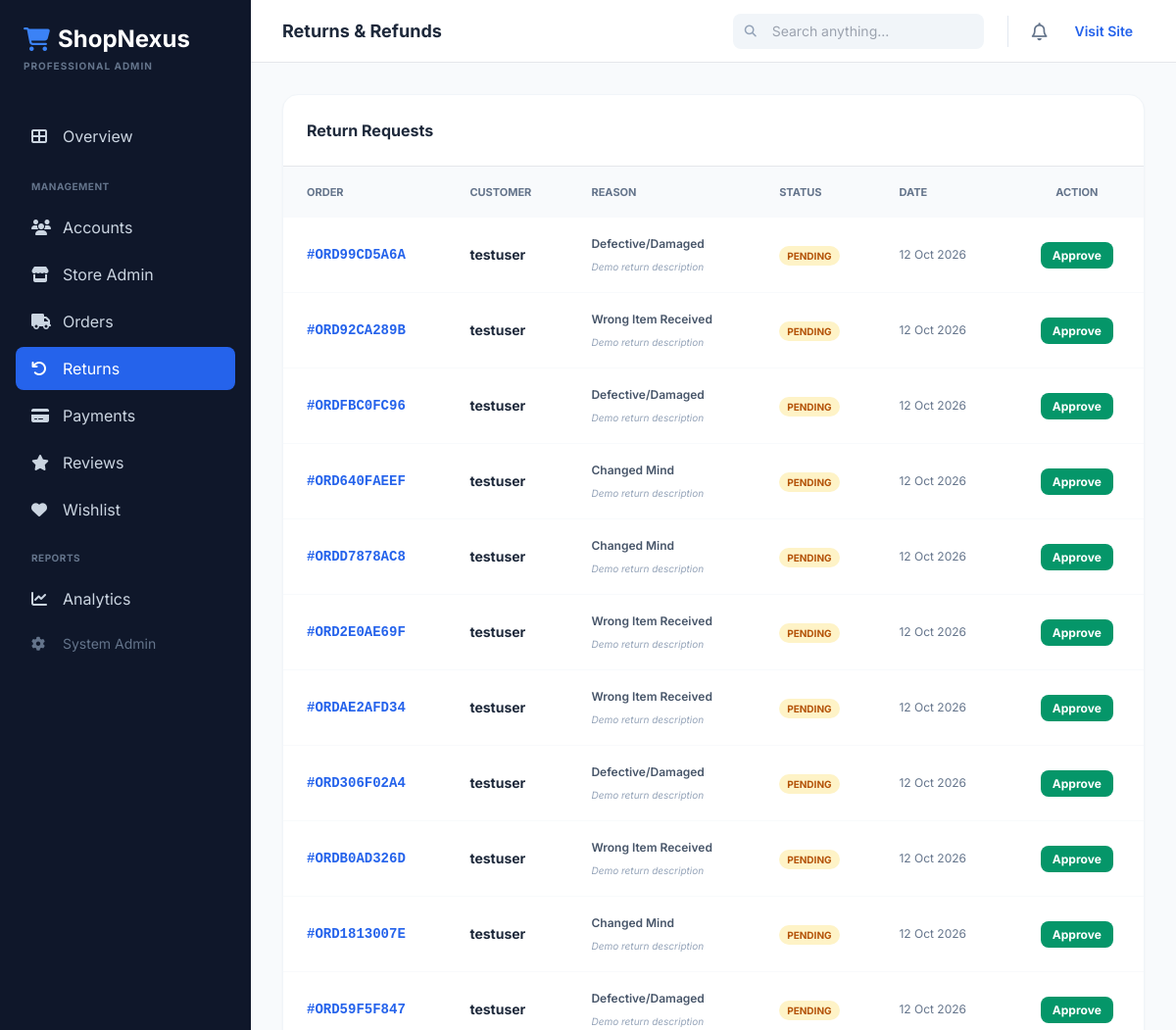
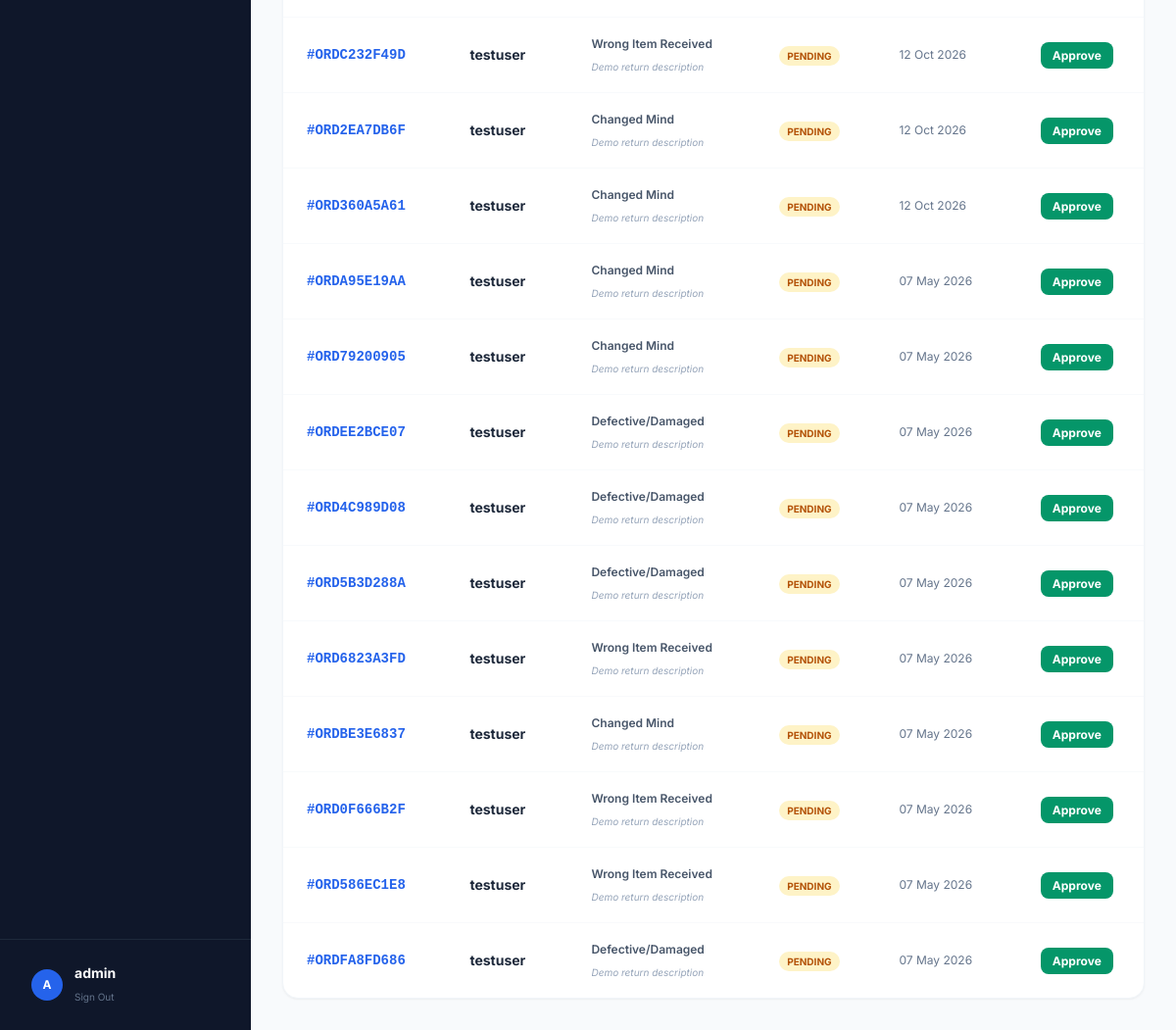
Page /dashboard/orders/returns/ (signed in) on the committed database (2 pictures, top to bottom).
### accounts/models.py (models this page shows, shortened)
class CustomUser(AbstractUser):
    phone = models.CharField(max_length=15, blank=True)
    address = models.TextField(blank=True)
    city = models.CharField(max_length=100, blank=True)
    state = models.CharField(max_length=100, blank=True)
    zip_code = models.CharField(max_length=10, blank=True)
    country = models.CharField(max_length=100, blank=True, default='India')
    profile_picture = models.ImageField(upload_to='profiles/', blank=True, null=True)
    date_of_birth = models.DateField(null=True, blank=True)
    is_email_verified = models.BooleanField(default=False)
    newsletter_subscribed = models.BooleanField(default=False)
    created_at = models.DateTimeField(auto_now_add=True)
    updated_at = models.DateTimeField(auto_now=True)
    class Meta:
        verbose_name = 'User'
        verbose_name_plural = 'Users'

### orders/models.py (models this page shows, shortened)
class Return(models.Model):
    RETURN_REASONS = [
        ('defective', 'Defective/Damaged'),
        ('wrong_item', 'Wrong Item Received'),
        ('not_as_described', 'Not as Described'),
        ('changed_mind', 'Changed Mind'),
        ('other', 'Other'),
    ]
    STATUS_CHOICES = [
        ('pending', 'Pending'),
        ('approved', 'Approved'),
        ('rejected', 'Rejected'),
        ('completed', 'Completed'),
    ]
    order = models.ForeignKey(Order, on_delete=models.CASCADE, related_name='returns')
    user = models.ForeignKey(CustomUser, on_delete=models.CASCADE)
    reason = models.CharField(max_length=20, choices=RETURN_REASONS)
    description = models.TextField()
    status = models.CharField(max_length=20, choices=STATUS_CHOICES, default='pending')
    admin_response = models.TextField(blank=True)
    created_at = models.DateTimeField(auto_now_add=True)
    updated_at = models.DateTimeField(auto_now=True)

class Order(models.Model):
    STATUS_CHOICES = [
        ('pending', 'Pending'),
        ('confirmed', 'Confirmed'),
        ('processing', 'Processing'),
        ('shipped', 'Shipped'),
        ('out_for_delivery', 'Out for Delivery'),
        ('delivered', 'Delivered'),
        ('cancelled', 'Cancelled'),
        ('returned', 'Returned'),
        ('refunded', 'Refunded'),
    ]
    PAYMENT_STATUS = [
        ('pending', 'Pending'),
        ('paid', 'Paid'),
        ('failed', 'Failed'),
        ('refunded', 'Refunded'),
        ('cod', 'Cash on Delivery'),
    ]
    PAYMENT_METHODS = [
        ('stripe', 'Credit/Debit Card (Stripe)'),
        ('cod', 'Cash on Delivery'),
        ('upi', 'UPI'),
        ('netbanking', 'Net Banking'),
    ]
    order_number = models.CharField(max_length=20, unique=True, blank=True)
    user = models.ForeignKey(CustomUser, on_delete=models.CASCADE, related_name='orders')
    status = models.CharField(max_length=20, choices=STATUS_CHOICES, default='pending')
    payment_status = models.CharField(max_length=20, choices=PAYMENT_STATUS, default='pending')
    payment_method = models.CharField(max_length=20, choices=PAYMENT_METHODS, default='cod')
    full_name = models.CharField(max_length=200)
    email = models.EmailField()
    phone = models.CharField(max_length=15)
    address_line1 = models.CharField(max_length=300)
    address_line2 = models.CharField(max_length=300, blank=True)
    city = models.CharField(max_length=100)
    state = models.CharField(max_length=100)
    zip_code = models.CharField(max_length=10)
    country = models.CharField(max_length=100)
    subtotal = models.DecimalField(max_digits=10, decimal_places=2, default=0)
    discount_amount = models.DecimalField(max_digits=10, decimal_places=2, default=0)
    shipping_cost = models.DecimalField(max_digits=10, decimal_places=2, default=0)
    tax_amount = models.DecimalField(max_digits=10, decimal_places=2, default=0)
    total_amount = models.DecimalField(max_digits=10, decimal_places=2)
    coupon = models.ForeignKey(Coupon, on_delete=models.SET_NULL, null=True, blank=True)
    coupon_code = models.CharField(max_length=50, blank=True)
    tracking_number = models.CharField(max_length=100, blank=True)
    notes = models.TextField(blank=True)
    admin_notes = models.TextField(blank=True)
    stripe_payment_intent = models.CharField(max_length=200, blank=True)
    created_at = models.DateTimeField(auto_now_add=True)
    updated_at = models.DateTimeField(auto_now=True)
    delivered_at = models.DateTimeField(null=True, blank=True)
    class Meta:
        ordering = ['-created_at']

### dashboard/views.py (the view)
# urls.py: path('orders/returns/', views.db_returns, name='db_returns'),
@staff_member_required
def db_returns(request):
    returns = Return.objects.all().order_by('-created_at')
    return render(request, 'dashboard/returns.html', {'returns': returns})

### store/context_processors.py (called while the page is built)
def cart_count(request):
    count = 0
    try:
        if request.user.is_authenticated:
            cart = Cart.objects.filter(user=request.user).first()
        else:
            session_key = request.session.session_key
            if session_key:
                cart = Cart.objects.filter(session_key=session_key, user__isnull=True).first()
            else:
                cart = None
        if cart:
            count = cart.total_items
    except:
        pass
    return {'cart_count': count}

def categories_list(request):
    categories = Category.objects.filter(is_active=True, parent=None)
    return {'nav_categories': categories}

### store/models.py (called while the page is built)
    @property
    def total_items(self):
        return sum(item.quantity for item in self.items.all())

### dashboard/templates/dashboard/returns.html
{% extends 'dashboard/base.html' %}
{% block page_title %}Returns & Refunds{% endblock %}
{% block content %}
<div class="bg-white rounded-2xl shadow-sm border border-slate-100 overflow-hidden">
    <div class="p-6 border-b flex justify-between items-center">
        <h3 class="font-bold text-slate-800">Return Requests</h3>
    </div>
    <div class="overflow-x-auto">
        <table class="w-full text-left text-sm">
            <thead class="bg-slate-50 text-slate-500 text-[11px] uppercase font-bold">
                <tr>
                    <th class="px-6 py-4">Order</th>
                    <th class="px-6 py-4">Customer</th>
                    <th class="px-6 py-4">Reason</th>
                    <th class="px-6 py-4">Status</th>
                    <th class="px-6 py-4">Date</th>
                    <th class="px-6 py-4 text-center">Action</th>
                </tr>
            </thead>
            <tbody class="divide-y divide-slate-50">
                {% for r in returns %}
                <tr class="hover:bg-slate-50 transition">
                    <td class="px-6 py-4 font-mono font-bold text-blue-600">#{{ r.order.order_number }}</td>
                    <td class="px-6 py-4">
                        <p class="font-bold text-slate-800">{{ r.user.username }}</p>
                    </td>
                    <td class="px-6 py-4">
                        <span class="text-xs font-semibold text-slate-600">{{ r.get_reason_display }}</span>
                        <p class="text-[10px] text-slate-400 mt-1 italic">{{ r.description|truncatechars:40 }}</p>
                    </td>
                    <td class="px-6 py-4">
                        <span class="px-2 py-1 rounded-full text-[10px] font-bold uppercase
                            {% if r.status == 'approved' %}bg-emerald-100 text-emerald-700
                            {% elif r.status == 'pending' %}bg-amber-100 text-amber-700
                            {% else %}bg-red-100 text-red-700{% endif %}">
                            {{ r.status }}
                        </span>
                    </td>
                    <td class="px-6 py-4 text-xs text-slate-500">{{ r.created_at|date:"d M Y" }}</td>
                    <td class="px-6 py-4 text-center">
                        {% if r.status == 'pending' %}
                        <a href="{% url 'approve_return' r.pk %}" class="bg-emerald-600 text-white px-3 py-1.5 rounded-lg text-xs font-bold hover:bg-emerald-700 transition">Approve</a>
                        {% else %}
                        <span class="text-slate-300"><i class="fas fa-check-double"></i></span>
                        {% endif %}
                    </td>
                </tr>
                {% endfor %}
            </tbody>
        </table>
    </div>
</div>
{% endblock %}

### dashboard/templates/dashboard/base.html (shortened to what this page needs)
<!DOCTYPE html>
<html lang="en">
<head>
    <script src="https://cdn.tailwindcss.com"></script>
    <link rel="stylesheet" href="https://cdnjs.cloudflare.com/ajax/libs/font-awesome/6.4.0/css/all.min.css">
</head>
<body class="bg-slate-50 min-h-screen flex">
    <aside class="w-64 bg-slate-900 text-slate-300 flex-shrink-0 hidden lg:flex flex-col sticky top-0 h-screen">
        <div class="p-6">
            <h1 class="text-white text-2xl font-bold flex items-center gap-2">
                <i class="fas fa-shopping-cart text-blue-500"></i> ShopNexus
            </h1>
            <p class="text-[10px] text-slate-500 mt-1 uppercase tracking-widest font-bold">Professional Admin</p>
        </div>
        <nav class="flex-1 px-4 py-4 space-y-1 overflow-y-auto custom-scrollbar">
            <a href="{% url 'admin_dashboard' %}" class="sidebar-link flex items-center gap-3 px-4 py-3 rounded-lg hover:bg-slate-800 transition {% if request.resolver_match.url_name == 'admin_dashboard' %}active{% endif %}">
                <i class="fas fa-th-large w-5"></i> Overview
            </a>
            <div class="pt-4 pb-2 px-4 text-[10px] font-bold text-slate-500 uppercase tracking-wider">Management</div>
            <a href="{% url 'db_accounts' %}" class="sidebar-link flex items-center gap-3 px-4 py-2.5 rounded-lg hover:bg-slate-800 transition {% if 'accounts' in request.path %}active{% endif %}">
                <i class="fas fa-users w-5"></i> Accounts
            </a>
            <a href="{% url 'db_store' %}" class="sidebar-link flex items-center gap-3 px-4 py-2.5 rounded-lg hover:bg-slate-800 transition {% if 'store' in request.path %}active{% endif %}">
                <i class="fas fa-store w-5"></i> Store Admin
            </a>
            <a href="{% url 'db_orders' %}" class="sidebar-link flex items-center gap-3 px-4 py-2.5 rounded-lg hover:bg-slate-800 transition {% if 'orders' in request.path and 'returns' not in request.path %}active{% endif %}">
                <i class="fas fa-truck w-5"></i> Orders
            </a>
            <a href="{% url 'db_returns' %}" class="sidebar-link flex items-center gap-3 px-4 py-2.5 rounded-lg hover:bg-slate-800 transition {% if 'returns' in request.path %}active{% endif %}">
                <i class="fas fa-undo w-5"></i> Returns
            </a>
            <a href="{% url 'db_payments' %}" class="sidebar-link flex items-center gap-3 px-4 py-2.5 rounded-lg hover:bg-slate-800 transition {% if 'payments' in request.path %}active{% endif %}">
                <i class="fas fa-credit-card w-5"></i> Payments
            </a>
            <a href="{% url 'db_reviews' %}" class="sidebar-link flex items-center gap-3 px-4 py-2.5 rounded-lg hover:bg-slate-800 transition {% if 'reviews' in request.path %}active{% endif %}">
                <i class="fas fa-star w-5"></i> Reviews
            </a>
            <a href="{% url 'db_wishlist' %}" class="sidebar-link flex items-center gap-3 px-4 py-2.5 rounded-lg hover:bg-slate-800 transition {% if 'wishlist' in request.path %}active{% endif %}">
                <i class="fas fa-heart w-5"></i> Wishlist
            </a>
            <div class="pt-4 pb-2 px-4 text-[10px] font-bold text-slate-500 uppercase tracking-wider">Reports</div>
            <a href="{% url 'db_analytics' %}" class="sidebar-link flex items-center gap-3 px-4 py-2.5 rounded-lg hover:bg-slate-800 transition {% if 'analytics' in request.path %}active{% endif %}">
                <i class="fas fa-chart-line w-5"></i> Analytics
            </a>
            <a href="/admin/" class="flex items-center gap-3 px-4 py-2.5 rounded-lg hover:bg-slate-800 transition text-slate-500 text-sm">
                <i class="fas fa-cog w-5"></i> System Admin
            </a>
        </nav>
        <div class="p-4 border-t border-slate-800">
            <div class="flex items-center gap-3 px-4 py-2">
                <div class="w-8 h-8 rounded-full bg-blue-600 flex items-center justify-center text-white font-bold text-xs">
                    {{ user.username|first|upper }}
                </div>
                <div class="flex-1 min-w-0">
                    <p class="text-sm font-bold text-white truncate">{{ user.username }}</p>
                    <a href="{% url 'logout' %}" class="text-[10px] text-slate-500 hover:text-red-400">Sign Out</a>
                </div>
            </div>
        </div>
    </aside>
    <div class="flex-1 flex flex-col min-w-0">
        <header class="h-16 bg-white border-b flex items-center justify-between px-8 sticky top-0 z-30">
            <div class="flex items-center gap-4">
                <h2 class="text-lg font-bold text-slate-800">{% block page_title %}Dashboard{% endblock %}</h2>
            </div>
            <div class="flex items-center gap-4">
                <div class="relative hidden sm:block">
                    <input type="text" placeholder="Search anything..." class="pl-10 pr-4 py-2 bg-slate-100 border-none rounded-lg text-sm w-64 focus:ring-2 focus:ring-blue-500">
                    <i class="fas fa-search absolute left-3 top-1/2 -translate-y-1/2 text-slate-400 text-xs"></i>
                </div>
                <button class="text-slate-500 hover:text-blue-600 transition">
                    <i class="far fa-bell text-lg"></i>
                </button>
                <a href="{% url 'home' %}" class="text-sm font-semibold text-blue-600 hover:bg-blue-50 px-3 py-2 rounded-lg transition">
                    Visit Site
                </a>
            </div>
        </header>
        <main class="flex-1 p-8 overflow-y-auto">
            {% block content %}{% endblock %}
        </main>
    </div>
</body>
</html>

### dashboard/templates/dashboard/base.html (style rules this page uses)
body { font-family: 'Inter', sans-serif; }
.sidebar-link.active { background-color: #2563eb; color: white; }

### rows in the picture
CustomUser: username|first "A", username "admin"
Return: order.order_number "ORD99CD5A6A", user.username "testuser", reason "Defective/Damaged", description "Demo return description", status "PENDING", created_at "12 Oct 2026", shows "Approve"
Return: order.order_number "ORD92CA289B", user.username "testuser", reason "Wrong Item Received", description "Demo return description", status "PENDING", created_at "12 Oct 2026", shows "Approve"
Return: order.order_number "ORDFBC0FC96", user.username "testuser", reason "Defective/Damaged", description "Demo return description", status "PENDING", created_at "12 Oct 2026", shows "Approve"
Return: order.order_number "ORD640FAEEF", user.username "testuser", reason "Changed Mind", description "Demo return description", status "PENDING", created_at "12 Oct 2026", shows "Approve"
Return: order.order_number "ORDD7878AC8", user.username "testuser", reason "Changed Mind", description "Demo return description", status "PENDING", created_at "12 Oct 2026", shows "Approve"
Return: order.order_number "ORD2E0AE69F", user.username "testuser", reason "Wrong Item Received", description "Demo return description", status "PENDING", created_at "12 Oct 2026", shows "Approve"
Return: order.order_number "ORDAE2AFD34", user.username "testuser", reason "Wrong Item Received", description "Demo return description", status "PENDING", created_at "12 Oct 2026", shows "Approve"
Return: order.order_number "ORD306F02A4", user.username "testuser", reason "Defective/Damaged", description "Demo return description", status "PENDING", created_at "12 Oct 2026", shows "Approve"
Return: order.order_number "ORDB0AD326D", user.username "testuser", reason "Wrong Item Received", description "Demo return description", status "PENDING", created_at "12 Oct 2026", shows "Approve"
Return: order.order_number "ORD1813007E", user.username "testuser", reason "Changed Mind", description "Demo return description", status "PENDING", created_at "12 Oct 2026", shows "Approve"
Return: order.order_number "ORD59F5F847", user.username "testuser", reason "Defective/Damaged", description "Demo return description", status "PENDING", created_at "12 Oct 2026", shows "Approve"
Return: order.order_number "ORDC232F49D", user.username "testuser", reason "Wrong Item Received", description "Demo return description", status "PENDING", created_at "12 Oct 2026", shows "Approve"
Return: order.order_number "ORD2EA7DB6F", user.username "testuser", reason "Changed Mind", description "Demo return description", status "PENDING", created_at "12 Oct 2026", shows "Approve"
Return: order.order_number "ORD360A5A61", user.username "testuser", reason "Changed Mind", description "Demo return description", status "PENDING", created_at "12 Oct 2026", shows "Approve"
Return: order.order_number "ORDA95E19AA", user.username "testuser", reason "Changed Mind", description "Demo return description", status "PENDING", created_at "07 May 2026", shows "Approve"
Return: order.order_number "ORD79200905", user.username "testuser", reason "Changed Mind", description "Demo return description", status "PENDING", created_at "07 May 2026", shows "Approve"
Return: order.order_number "ORDEE2BCE07", user.username "testuser", reason "Defective/Damaged", description "Demo return description", status "PENDING", created_at "07 May 2026", shows "Approve"
Return: order.order_number "ORD4C989D08", user.username "testuser", reason "Defective/Damaged", description "Demo return description", status "PENDING", created_at "07 May 2026", shows "Approve"
Return: order.order_number "ORD5B3D288A", user.username "testuser", reason "Defective/Damaged", description "Demo return description", status "PENDING", created_at "07 May 2026", shows "Approve"
Return: order.order_number "ORD6823A3FD", user.username "testuser", reason "Wrong Item Received", description "Demo return description", status "PENDING", created_at "07 May 2026", shows "Approve"
Return: order.order_number "ORDBE3E6837", user.username "testuser", reason "Changed Mind", description "Demo return description", status "PENDING", created_at "07 May 2026", shows "Approve"
Return: order.order_number "ORD0F666B2F", user.username "testuser", reason "Wrong Item Received", description "Demo return description", status "PENDING", created_at "07 May 2026", shows "Approve"
Return: order.order_number "ORD586EC1E8", user.username "testuser", reason "Wrong Item Received", description "Demo return description", status "PENDING", created_at "07 May 2026", shows "Approve"
Return: order.order_number "ORDFA8FD686", user.username "testuser", reason "Defective/Damaged", description "Demo return description", status "PENDING", created_at "07 May 2026", shows "Approve"
